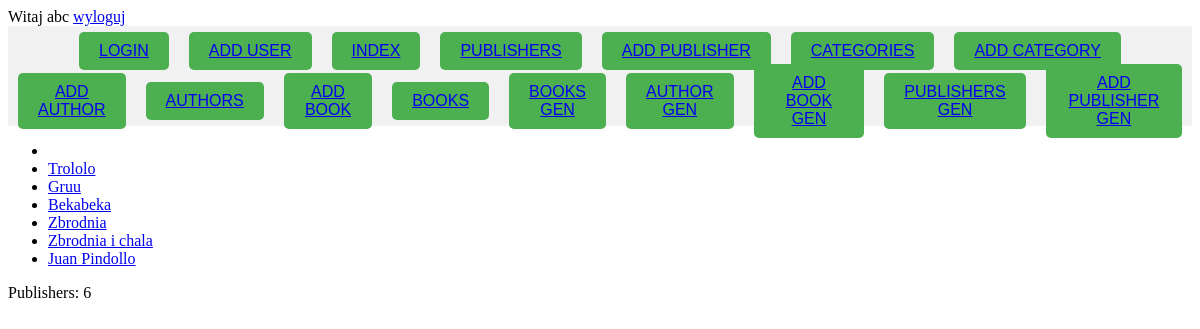
Screenshot of /books/books/ (signed in) with the database file from the repository.
### ksiazki/models.py (models this page shows, shortened)
class Book(models.Model):
    title = models.CharField(max_length=128)
    publisher = models.ForeignKey(Publisher, on_delete=models.CASCADE)
    categories = models.ManyToManyField(Category)
    author = models.ForeignKey(Author, on_delete=models.CASCADE)
    year = models.IntegerField()

### ksiazki/views.py (the view)
# urls.py: path('books/', ksiazki_views.Books.as_view(), name='books'),
class Books(PermissionRequiredMixin, View):
    permission_required = ['ksiazki.view_book']
    def get(self, request):
        books = Book.objects.all()
        context = {
            'context': books
        }
        return render(request, 'ksiazki/books.html', context)

### ksiazki/context_processor.py (called while the page is built)
def number_of_publishers(request):
    return {
        'pc': Publisher.objects.count()
    }

### ksiazki/templates/ksiazki/books.html
{% extends 'ksiazki/index.html' %}
{% block zawartosc %}
    <ul>
    {% for book in context %}
        <li><a href="{% url 'book_details' book.id %}"> {{ book.title }} </a></li>
    {% endfor %}
    </ul>
{% endblock %}

### ksiazki/templates/ksiazki/index.html (shortened to what this page needs)
{% load static %}
<!doctype html>
<html lang="en">
<head>
<link href="{% static '/base.css' %}" rel="stylesheet">
</head>
<body>
{% if user.is_authenticated %}
    Witaj {{ user.username }}
    <a href="{% url 'logout' %}">wyloguj</a>
{% endif %}
  <div class="button-bar">
      <button><a href="{% url 'login' %}">LOGIN</a></button>
      <button><a href="{% url 'add_user' %}">ADD USER</a></button>
      <button><a href="{% url 'Index' %}">INDEX</a></button>
      <button><a href="{% url 'publishers' %}">PUBLISHERS</a></button>
      <button><a href="{% url 'add_publisher' %}">ADD PUBLISHER</a></button>
      <button><a href="{% url 'categories' %}">CATEGORIES</a></button>
      <button><a href="{% url 'add_category' %}">ADD CATEGORY</a></button>
  </div>
    <div class="button-bar">
      <button><a href="{% url 'add_author' %}">ADD AUTHOR</a></button>
      <button><a href="{% url 'authors' %}">AUTHORS</a></button>
      <button><a href="{% url 'add_book' %}">ADD BOOK</a></button>
      <button><a href="{% url 'books' %}">BOOKS</a></button>
      <button><a href="{% url 'book_generic_view' %}">BOOKS GEN</a></button>
      <button><a href="{% url 'author_generic_view' %}">AUTHOR GEN</a></button>
      <button><a href="{% url 'add_book_generic' %}">ADD BOOK GEN</a></button>
      <button><a href="{% url 'publisher_generic_view' %}">PUBLISHERS GEN</a></button>
      <button><a href="{% url 'add_publisher_generic' %}">ADD PUBLISHER GEN</a></button>
  </div>
<div>
    {% block zawartosc %}{% endblock %}
</div>
Publishers: {{ pc }}
</body>
</html>

### ksiazki/static/base.css (style rules this page uses)
.button-bar { display: flex; justify-content: center; align-items: center; height: 50px; background-color: #F1F1F1 ; }
.button-bar button { margin: 0 10px; padding: 10px 20px; border: none; border-radius: 5px; background-color: #4CAF50 ; color: white; font-size: 16px; cursor: pointer; }

### rows the page displays
Book: title "Trololo"
Book: title "Gruu"
Book: title "Bekabeka"
Book: title "Zbrodnia"
Book: title "Zbrodnia i chala"
Book: title "Juan Pindollo"

### other values shown
{{ user.username }} "abc"
{{ pc }} "6"
